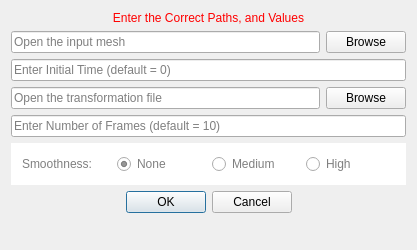
<?xml version="1.0" encoding="UTF-8"?>
<ui version="4.0">
 <class>MmcwViewUIApplying</class>
 <widget class="QWidget" name="MmcwViewUIApplying">
  <property name="geometry">
   <rect>
    <x>0</x>
    <y>0</y>
    <width>417</width>
    <height>250</height>
   </rect>
  </property>
  <property name="sizePolicy">
   <sizepolicy hsizetype="Minimum" vsizetype="Minimum">
    <horstretch>0</horstretch>
    <verstretch>0</verstretch>
   </sizepolicy>
  </property>
  <property name="minimumSize">
   <size>
    <width>400</width>
    <height>250</height>
   </size>
  </property>
  <property name="windowTitle">
   <string>Set Values</string>
  </property>
  <layout class="QGridLayout" name="gridLayout">
   <item row="4" column="0" colspan="2">
    <widget class="QLineEdit" name="lineEdit_4">
     <property name="text">
      <string/>
     </property>
     <property name="placeholderText">
      <string>Enter Number of Frames (default = 10)</string>
     </property>
    </widget>
   </item>
   <item row="1" column="1">
    <widget class="QPushButton" name="pushButton_1">
     <property name="text">
      <string>Browse</string>
     </property>
    </widget>
   </item>
   <item row="1" column="0">
    <widget class="QLineEdit" name="lineEdit_1">
     <property name="text">
      <string/>
     </property>
     <property name="placeholderText">
      <string>Open the input mesh</string>
     </property>
    </widget>
   </item>
   <item row="6" column="0" colspan="2">
    <widget class="QDialogButtonBox" name="buttonBox">
     <property name="enabled">
      <bool>true</bool>
     </property>
     <property name="orientation">
      <enum>Qt::Horizontal</enum>
     </property>
     <property name="standardButtons">
      <set>QDialogButtonBox::Cancel|QDialogButtonBox::Ok</set>
     </property>
     <property name="centerButtons">
      <bool>true</bool>
     </property>
    </widget>
   </item>
   <item row="3" column="1">
    <widget class="QPushButton" name="pushButton_2">
     <property name="text">
      <string>Browse</string>
     </property>
    </widget>
   </item>
   <item row="3" column="0">
    <widget class="QLineEdit" name="lineEdit_3">
     <property name="placeholderText">
      <string>Open the transformation file</string>
     </property>
    </widget>
   </item>
   <item row="5" column="0" colspan="2">
    <widget class="QWidget" name="widget" native="true">
     <property name="minimumSize">
      <size>
       <width>0</width>
       <height>40</height>
      </size>
     </property>
     <property name="styleSheet">
      <string notr="true">background-color: white;</string>
     </property>
     <layout class="QHBoxLayout" name="horizontalLayout">
      <item>
       <widget class="QLabel" name="label">
        <property name="styleSheet">
         <string notr="true">color: grey;</string>
        </property>
        <property name="text">
         <string>Smoothness:</string>
        </property>
       </widget>
      </item>
      <item>
       <widget class="QRadioButton" name="radioButton_1">
        <property name="styleSheet">
         <string notr="true">color: grey;</string>
        </property>
        <property name="text">
         <string>None</string>
        </property>
        <property name="checked">
         <bool>true</bool>
        </property>
       </widget>
      </item>
      <item>
       <widget class="QRadioButton" name="radioButton_2">
        <property name="styleSheet">
         <string notr="true">color: grey;</string>
        </property>
        <property name="text">
         <string>Medium</string>
        </property>
       </widget>
      </item>
      <item>
       <widget class="QRadioButton" name="radioButton_3">
        <property name="styleSheet">
         <string notr="true">color: grey;</string>
        </property>
        <property name="text">
         <string>High</string>
        </property>
       </widget>
      </item>
     </layout>
    </widget>
   </item>
   <item row="7" column="0" colspan="2">
    <spacer name="spacer">
     <property name="orientation">
      <enum>Qt::Vertical</enum>
     </property>
     <property name="sizeType">
      <enum>QSizePolicy::Expanding</enum>
     </property>
     <property name="sizeHint" stdset="0">
      <size>
       <width>20</width>
       <height>0</height>
      </size>
     </property>
    </spacer>
   </item>
   <item row="2" column="0" colspan="2">
    <widget class="QLineEdit" name="lineEdit_2">
     <property name="placeholderText">
      <string>Enter Initial Time (default = 0)</string>
     </property>
    </widget>
   </item>
   <item row="0" column="0" colspan="2">
    <widget class="QLabel" name="titleLabel">
     <property name="styleSheet">
      <string notr="true">QLabel { color: rgb(255, 0, 0) }</string>
     </property>
     <property name="text">
      <string>Enter the Correct Paths, and Values</string>
     </property>
     <property name="alignment">
      <set>Qt::AlignCenter</set>
     </property>
    </widget>
   </item>
  </layout>
 </widget>
 <layoutdefault spacing="6" margin="11"/>
 <resources/>
 <connections/>
</ui>
